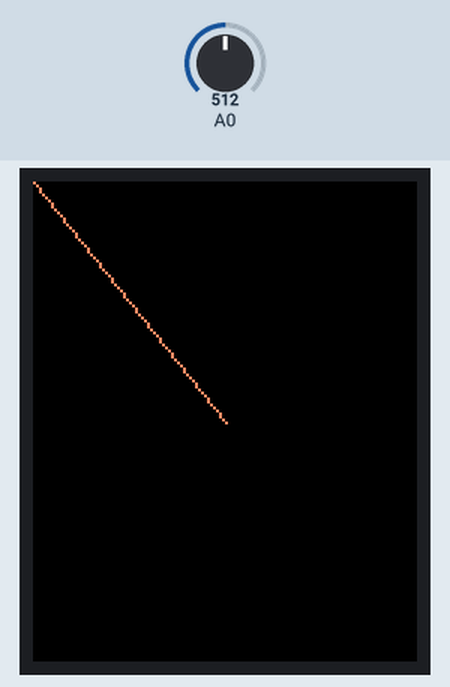
Bench run of a sketch on a simulated Arduino Uno, built with avr-gcc and run on an emulated ATmega328P. Shown: 128×160 colour display. The test bench sets the inputs (shaded band); at power-on: A0 = 512. What the sketch prints to the serial monitor is not drawn.

Above: at 2.36 s.
2.4 s: A0 set to 490
At 2.47 s:
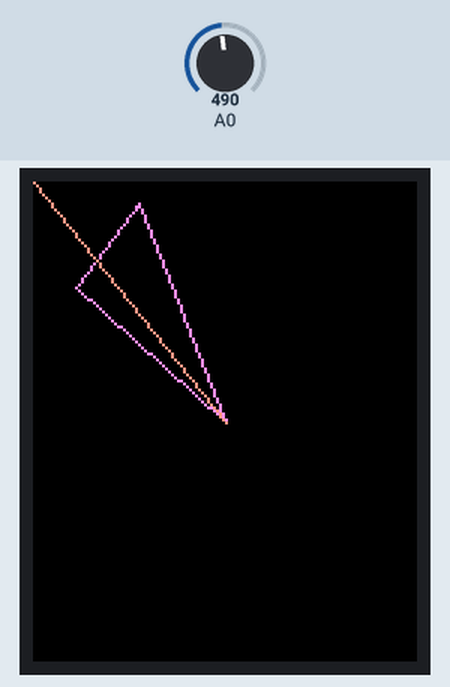
4.0 s: A0 set to 510
At 4.09 s:
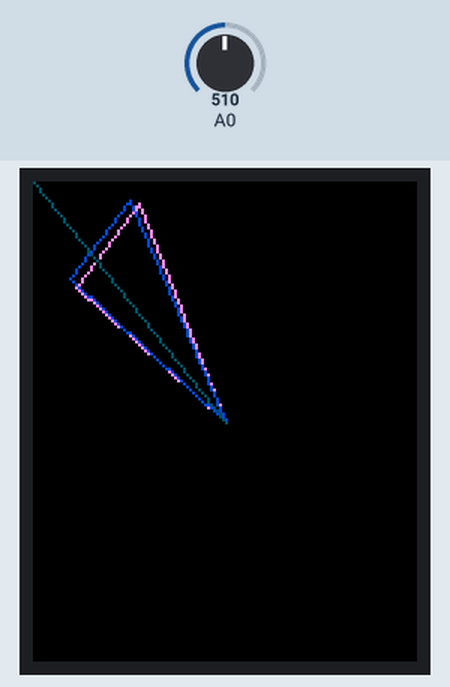
5.7 s: A0 set to 306
At 5.72 s:
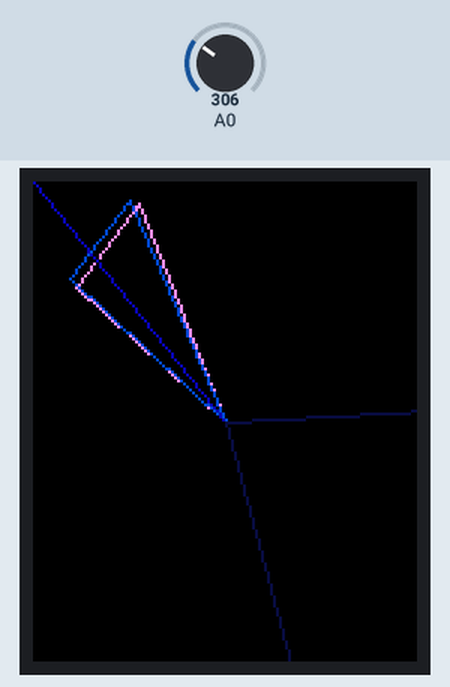
9.0 s: A0 set to 486
At 9.03 s:
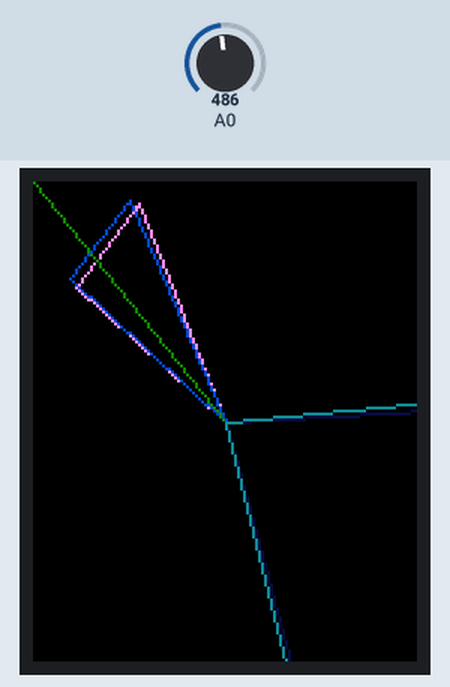
10.6 s: A0 set to 520
At 10.65 s:
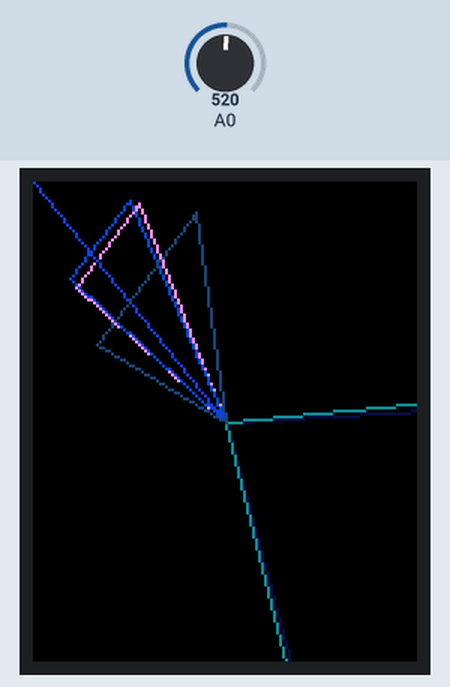
12.3 s: A0 set to 511
At 12.38 s:
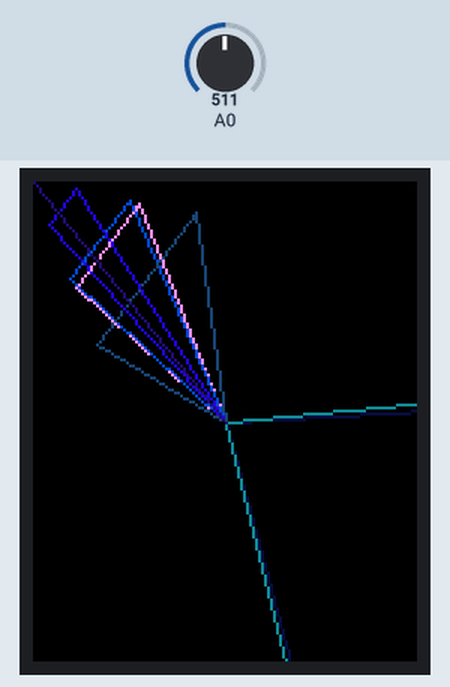

The sketch:

triangles.ino
```cpp
// INTERACTIVE LIGHT DISPLAY IN RESPONSE TO SOUND
// with optional buzzer tones

// By Andrea Kereliuk for Sheridan College IMM, 2014-2015

// Parts:
  // MAX9814 Electret Microphone Amplifier
    // https://www.adafruit.com/products/1713
  // 4 LEDs
  // DC Buzzer (SPKBZ-221005)
// With help from the tutorials from:
  // Bill Earl @ Adafruit
    // https://learn.adafruit.com/adafruit-microphone-amplifier-breakout/measuring-sound-levels
  // Starting Electronics
    // http://startingelectronics.com/beginners/circuits/arduino-buzzer/
//

#include <Adafruit_GFX.h>    // Core graphics library
#include <Adafruit_ST7735.h> // Hardware-specific library
#include <SPI.h>

// For the breakout, you can use any 2 or 3 pins
// These pins will also work for the 1.8" TFT shield
#define TFT_CS     10
#define TFT_RST    0  // you can also connect this to the Arduino reset
                      // in which case, set this #define pin to 0!
#define TFT_DC     8

// Option 1 (recommended): must use the hardware SPI pins
// (for UNO thats sclk = 13 and sid = 11) and pin 10 must be
// an output. This is much faster - also required if you want
// to use the microSD card (see the image drawing example)
Adafruit_ST7735 tft = Adafruit_ST7735(TFT_CS,  TFT_DC, TFT_RST);

// Option 2: use any pins but a little slower!
#define TFT_SCLK 13   // set these to be whatever pins you like!
#define TFT_MOSI 11   // set these to be whatever pins you like!
//Adafruit_ST7735 tft = Adafruit_ST7735(TFT_CS, TFT_DC, TFT_MOSI, TFT_SCLK, TFT_RST);


const int sampleWindow = 50; // Sample window width in mS (50 mS = 20Hz)
unsigned int sample;

int soundVal = 0;           // variable to store the value read


void setup()
{
  Serial.begin(9600);
  Serial.print("Hello! ST7735 TFT Test");

  // Use this initializer if you're using a 1.8" TFT
  tft.initR(INITR_BLACKTAB);   // initialize a ST7735S chip, black tab

  Serial.println("Initialized");

  uint16_t time = millis();
  tft.fillScreen(ST7735_BLACK);
  time = millis() - time;


  Serial.begin(9600);          //  setup serial
  Serial.println("done");
  delay(1000);
}

void loop()
{


   // Use this initializer if you're using a 1.8" TFT
   //tft.initR(INITR_BLACKTAB);   // initialize a ST7735S chip, black tab

  int color = 0xF800;
  int count = 0;

  //start loop (runs for 1 second each(?)
  for (int16_t i = 0; i < 500; i++) {

   //COLLECT VOLTS (SOUND)
   unsigned long startMillis= millis();  // Start of sample window
   unsigned int peakToPeak = 0;   // peak-to-peak level

   unsigned int signalMax = 0;
   unsigned int signalMin = 1024;

   // collect data for 50 mS
   while (millis() - startMillis < sampleWindow)
   {
      soundVal = analogRead(0);
      if (soundVal < 1024)  // toss out spurious readings
      {
         if (soundVal > signalMax)
         {
            signalMax = soundVal;  // save just the max levels
         }
         else if (soundVal < signalMin)
         {
            signalMin = soundVal;  // save just the min levels
         }
      }
   }
   peakToPeak = signalMax - signalMin;  // max - min = peak-peak amplitude
   double volts = (peakToPeak * 3.3) / 1024;  // convert to volts

      Serial.println(volts);

   //end volt collection section

    //change colours
    color+=50;

    //add to count for clearing ability
    count+=1;

    //draw triangles
    tft.drawTriangle(tft.width()/2, tft.height()/2, volts*500, volts*100,
      volts*200, volts*500, color);

    //clear screen
    if (count >=250) {
      tft.fillScreen(ST7735_BLACK);
      count = 0;
    }
  }

}
```

Measured:
- the behaviour switches between 502 and 503 on A0 (found by bisection; images 4 and 5)
- after the input at 2.4 s, the display: first changes at once (image 1 shows a later state)
- after the input at 12.3 s, the display: first changes at once (image 6 shows a later state)
